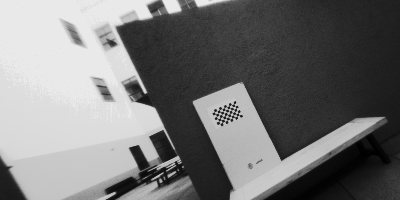
#> input picture example/cropped_december_callibration_images/ir-11.png, 400 x 200 px, found by its file name
$ python undistort_ir_images_three_approaches.py   (older library calls are emulated)
#> lines starting #> are read from the running program, lines starting #| are printed output that depends on the picture
#!/usr/bin/env python

import cv2
import numpy as np
import os
import glob
import itertools
import json
from numpy.core.fromnumeric import argmax

#SECTION 1: UNDISTORT FISHEYE

#Read in OpenCV compatible instrinsics & distortion coeffs
COLOR_INTRINSIC = np.load('./savedCoeff/colorIntr.npy')
#> (reads example/savedCoeff/colorIntr.npy from the repository)
COLOR_DIST = np.load('./savedCoeff/colorDist.npy')
#> (reads example/savedCoeff/colorDist.npy from the repository)
IR_INTRINSIC = np.load('./savedCoeff/irIntr.npy')
#> (reads example/savedCoeff/irIntr.npy from the repository)
IR_DIST = np.load('./savedCoeff/irDist.npy')
#> (reads example/savedCoeff/irDist.npy from the repository)


print("FACTORY INTRINSINCS")
print("color intr")
print(COLOR_INTRINSIC)
print("color dist")
print(COLOR_DIST)
print("ir intrin")
print(IR_INTRINSIC)
print("ir dist")
print(IR_DIST)


ir_img =  cv2.imread('./december_callibration_images/ir-11.png', cv2.IMREAD_UNCHANGED)
#> ir_img is the input picture: shape (200, 400) uint16; min 199, max 59867, mean 30073.5

#ATTEMPT 3 -- Works
new_K, roi = cv2.getOptimalNewCameraMatrix(IR_INTRINSIC, IR_DIST, (1024, 1024), 1)
map1, map2 = cv2.initUndistortRectifyMap(IR_INTRINSIC, IR_DIST, np.eye(3), new_K, (1024, 1024), cv2.CV_32FC1)
undistorted_ir_img = cv2.remap(ir_img, map1, map2, interpolation=cv2.INTER_LINEAR, borderMode=cv2.BORDER_CONSTANT)
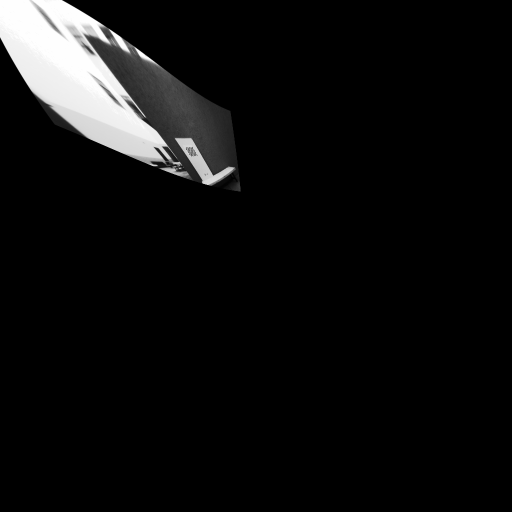
#> undistorted_ir_img: shape (1024, 1024) uint16 (shown at 1/2 size); min 0, max 59867, mean 3473.2; drawn with min black and max white

# [12 lines of commented-out code are left out]

print('-------------')
cv2.imshow("Distorted", ir_img)
cv2.imshow("Undistorted", undistorted_ir_img)
cv2.waitKey(0)
exit()
#> (the program exits here)
